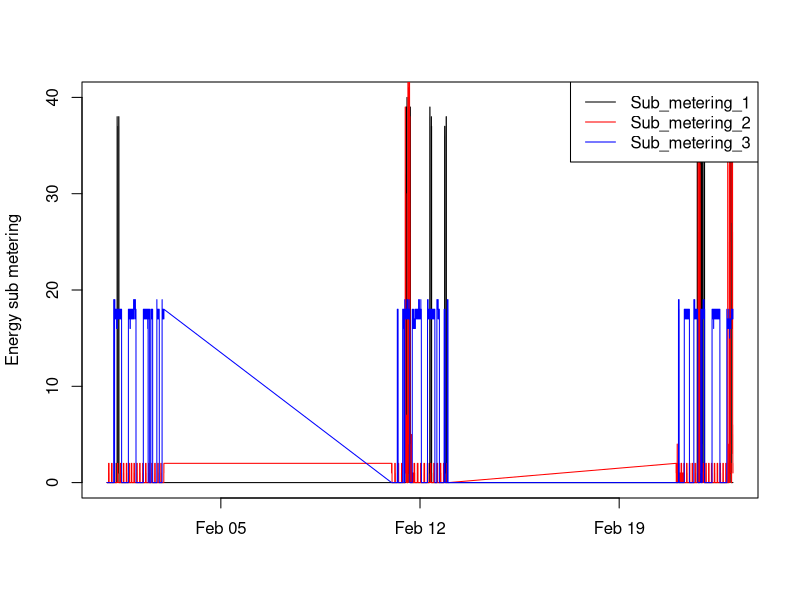

Write R code to recreate this figure.
data=read.csv("dataset.txt",sep=";",dec=".",
              colClasses=c(rep("character",2),rep("numeric",7)),
              na.strings="?")
datetime<-strptime(paste(data$Date,data$Time),format="%d/%m/%Y %H:%M:%S")

png(file="plot3.png", width=480, height=480)
plot(datetime,data$Sub_metering_1,type="l",
     xlab="",
     ylab="Energy sub metering",
     main="")
lines(datetime,data$Sub_metering_2,col="red")
lines(datetime,data$Sub_metering_3,col="blue")
legend("topright",lwd=1,col=c("black","red","blue"), legend=names(data)[7:9])
dev.off()
